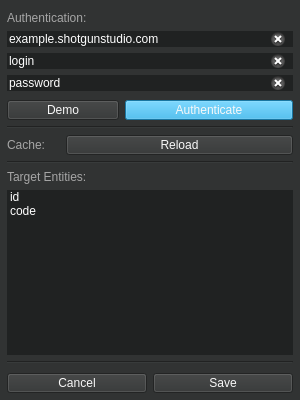
<?xml version="1.0" encoding="UTF-8"?>
<ui version="4.0">
 <class>preferenceW</class>
 <widget class="QWidget" name="preferenceW">
  <property name="windowModality">
   <enum>Qt::NonModal</enum>
  </property>
  <property name="geometry">
   <rect>
    <x>0</x>
    <y>0</y>
    <width>300</width>
    <height>400</height>
   </rect>
  </property>
  <property name="minimumSize">
   <size>
    <width>300</width>
    <height>400</height>
   </size>
  </property>
  <property name="windowTitle">
   <string>Gunpowder - Preference</string>
  </property>
  <property name="windowIcon">
   <iconset>
    <normaloff>icon.png</normaloff>icon.png</iconset>
  </property>
  <property name="styleSheet">
   <string notr="true">background-color: #313333;
color: #FFFFFF;</string>
  </property>
  <layout class="QVBoxLayout" name="verticalLayout" stretch="0,0,0,0,0,0,0">
   <property name="spacing">
    <number>6</number>
   </property>
   <property name="leftMargin">
    <number>7</number>
   </property>
   <property name="rightMargin">
    <number>7</number>
   </property>
   <property name="bottomMargin">
    <number>7</number>
   </property>
   <item>
    <layout class="QVBoxLayout" name="authenticationVBL">
     <item>
      <widget class="QLabel" name="authenticationL">
       <property name="styleSheet">
        <string notr="true">color: #a6a6a6;</string>
       </property>
       <property name="text">
        <string>Authentication:</string>
       </property>
      </widget>
     </item>
     <item>
      <widget class="QLineEdit" name="urlLE">
       <property name="styleSheet">
        <string notr="true">background-color: #202222; color: #FFFFFF; selection-background-color: #D7E646; selection-color: #313333</string>
       </property>
       <property name="text">
        <string>example.shotgunstudio.com</string>
       </property>
       <property name="frame">
        <bool>false</bool>
       </property>
       <property name="clearButtonEnabled">
        <bool>true</bool>
       </property>
      </widget>
     </item>
     <item>
      <widget class="QLineEdit" name="loginLE">
       <property name="styleSheet">
        <string notr="true">background-color: #202222; color: #FFFFFF; selection-background-color: #D7E646; selection-color: #313333</string>
       </property>
       <property name="text">
        <string>login</string>
       </property>
       <property name="frame">
        <bool>false</bool>
       </property>
       <property name="clearButtonEnabled">
        <bool>true</bool>
       </property>
      </widget>
     </item>
     <item>
      <widget class="QLineEdit" name="passwordLE">
       <property name="styleSheet">
        <string notr="true">background-color: #202222; color: #FFFFFF; selection-background-color: #D7E646; selection-color: #313333</string>
       </property>
       <property name="text">
        <string>password</string>
       </property>
       <property name="frame">
        <bool>false</bool>
       </property>
       <property name="clearButtonEnabled">
        <bool>true</bool>
       </property>
      </widget>
     </item>
     <item>
      <layout class="QHBoxLayout" name="authenticationButtonsHBL" stretch="2,3">
       <property name="topMargin">
        <number>3</number>
       </property>
       <item>
        <widget class="QPushButton" name="demoPB">
         <property name="minimumSize">
          <size>
           <width>0</width>
           <height>20</height>
          </size>
         </property>
         <property name="maximumSize">
          <size>
           <width>16777215</width>
           <height>20</height>
          </size>
         </property>
         <property name="styleSheet">
          <string notr="true">background-color: #313333; color: #f8f8f8;</string>
         </property>
         <property name="text">
          <string>Demo</string>
         </property>
        </widget>
       </item>
       <item>
        <widget class="QPushButton" name="authenticatePB">
         <property name="minimumSize">
          <size>
           <width>0</width>
           <height>20</height>
          </size>
         </property>
         <property name="maximumSize">
          <size>
           <width>16777214</width>
           <height>20</height>
          </size>
         </property>
         <property name="styleSheet">
          <string notr="true">background-color: #23a5e1; color: #f8f8f8;</string>
         </property>
         <property name="text">
          <string>Authenticate</string>
         </property>
        </widget>
       </item>
      </layout>
     </item>
    </layout>
   </item>
   <item>
    <widget class="Line" name="authenticationSP">
     <property name="minimumSize">
      <size>
       <width>0</width>
       <height>3</height>
      </size>
     </property>
     <property name="orientation">
      <enum>Qt::Horizontal</enum>
     </property>
    </widget>
   </item>
   <item>
    <layout class="QHBoxLayout" name="cacheHBL" stretch="0,0,1">
     <property name="spacing">
      <number>6</number>
     </property>
     <item>
      <widget class="QLabel" name="cacheL">
       <property name="minimumSize">
        <size>
         <width>0</width>
         <height>0</height>
        </size>
       </property>
       <property name="layoutDirection">
        <enum>Qt::RightToLeft</enum>
       </property>
       <property name="styleSheet">
        <string notr="true">color: #a6a6a6;</string>
       </property>
       <property name="text">
        <string>Cache:</string>
       </property>
      </widget>
     </item>
     <item>
      <spacer name="cacheS">
       <property name="orientation">
        <enum>Qt::Horizontal</enum>
       </property>
       <property name="sizeHint" stdset="0">
        <size>
         <width>15</width>
         <height>20</height>
        </size>
       </property>
      </spacer>
     </item>
     <item>
      <widget class="QPushButton" name="reloadPB">
       <property name="minimumSize">
        <size>
         <width>0</width>
         <height>20</height>
        </size>
       </property>
       <property name="maximumSize">
        <size>
         <width>16777215</width>
         <height>20</height>
        </size>
       </property>
       <property name="styleSheet">
        <string notr="true">background-color: #313333; color: #f8f8f8;</string>
       </property>
       <property name="text">
        <string>Reload</string>
       </property>
      </widget>
     </item>
    </layout>
   </item>
   <item>
    <widget class="Line" name="targetEntitiesSP">
     <property name="minimumSize">
      <size>
       <width>0</width>
       <height>3</height>
      </size>
     </property>
     <property name="orientation">
      <enum>Qt::Horizontal</enum>
     </property>
    </widget>
   </item>
   <item>
    <layout class="QVBoxLayout" name="targetEntitiesVBL">
     <item>
      <widget class="QLabel" name="targetEntitiesL">
       <property name="styleSheet">
        <string notr="true">color: #a6a6a6;</string>
       </property>
       <property name="text">
        <string>Target Entities:</string>
       </property>
      </widget>
     </item>
     <item>
      <widget class="QListWidget" name="targetEntitiesLW">
       <property name="styleSheet">
        <string notr="true">background-color: #202222; color: #FFFFFF; selection-background-color: #D7E646; selection-color: #313333</string>
       </property>
       <property name="frameShape">
        <enum>QFrame::NoFrame</enum>
       </property>
       <item>
        <property name="text">
         <string>id</string>
        </property>
       </item>
       <item>
        <property name="text">
         <string>code</string>
        </property>
       </item>
      </widget>
     </item>
    </layout>
   </item>
   <item>
    <widget class="Line" name="buttonsSP">
     <property name="minimumSize">
      <size>
       <width>0</width>
       <height>3</height>
      </size>
     </property>
     <property name="orientation">
      <enum>Qt::Horizontal</enum>
     </property>
    </widget>
   </item>
   <item>
    <layout class="QHBoxLayout" name="mainButtonsHBL" stretch="1,1">
     <property name="topMargin">
      <number>3</number>
     </property>
     <item>
      <widget class="QPushButton" name="cancelPB">
       <property name="minimumSize">
        <size>
         <width>0</width>
         <height>20</height>
        </size>
       </property>
       <property name="maximumSize">
        <size>
         <width>16777215</width>
         <height>20</height>
        </size>
       </property>
       <property name="styleSheet">
        <string notr="true">background-color: #313333; color: #f8f8f8;</string>
       </property>
       <property name="text">
        <string>Cancel</string>
       </property>
      </widget>
     </item>
     <item>
      <widget class="QPushButton" name="savePB">
       <property name="minimumSize">
        <size>
         <width>0</width>
         <height>20</height>
        </size>
       </property>
       <property name="maximumSize">
        <size>
         <width>16777214</width>
         <height>20</height>
        </size>
       </property>
       <property name="styleSheet">
        <string notr="true">background-color: #313333; color: #f8f8f8;</string>
       </property>
       <property name="text">
        <string>Save</string>
       </property>
      </widget>
     </item>
    </layout>
   </item>
  </layout>
 </widget>
 <resources/>
 <connections/>
</ui>
